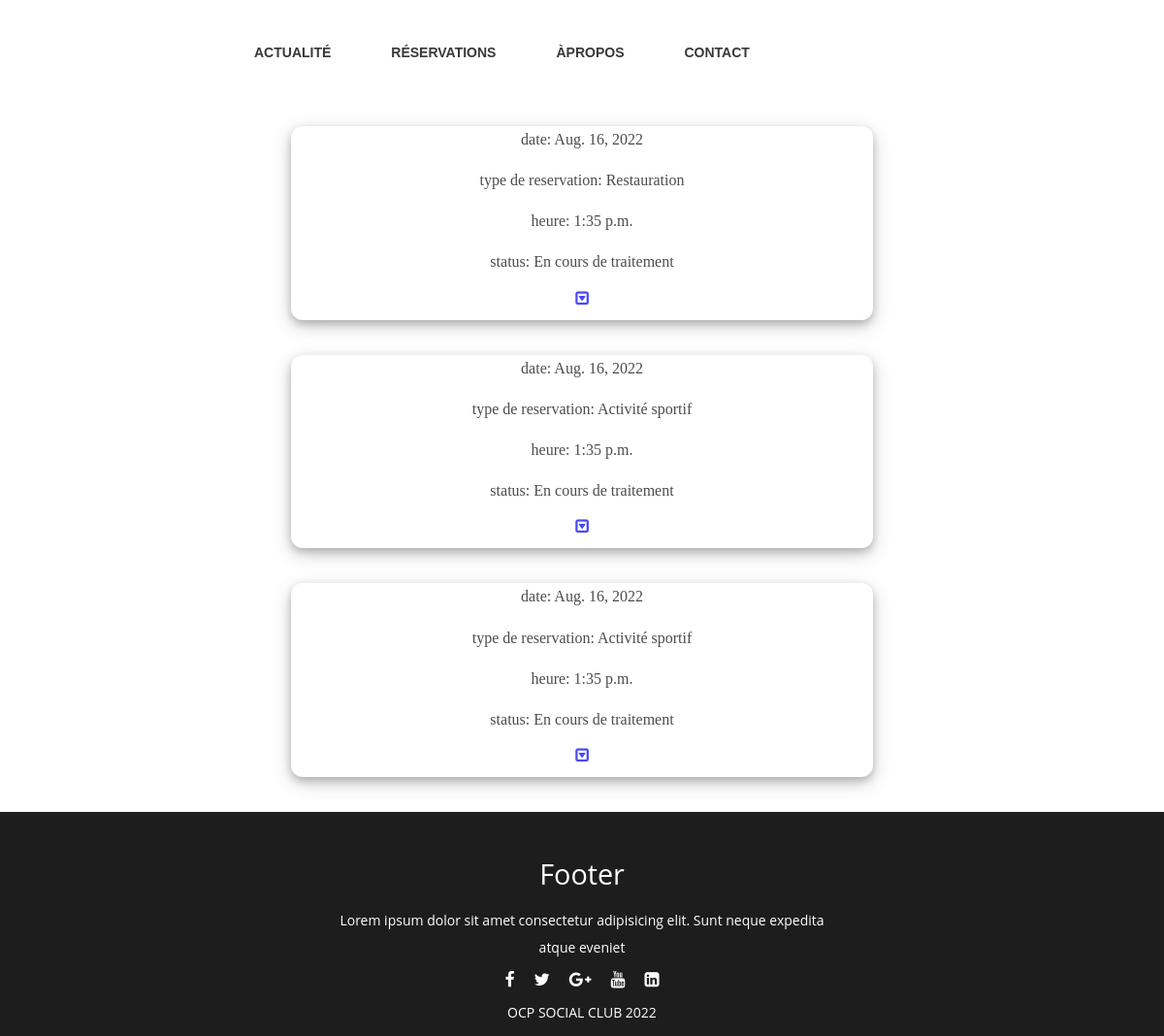
The app's page /admin1/, older data.
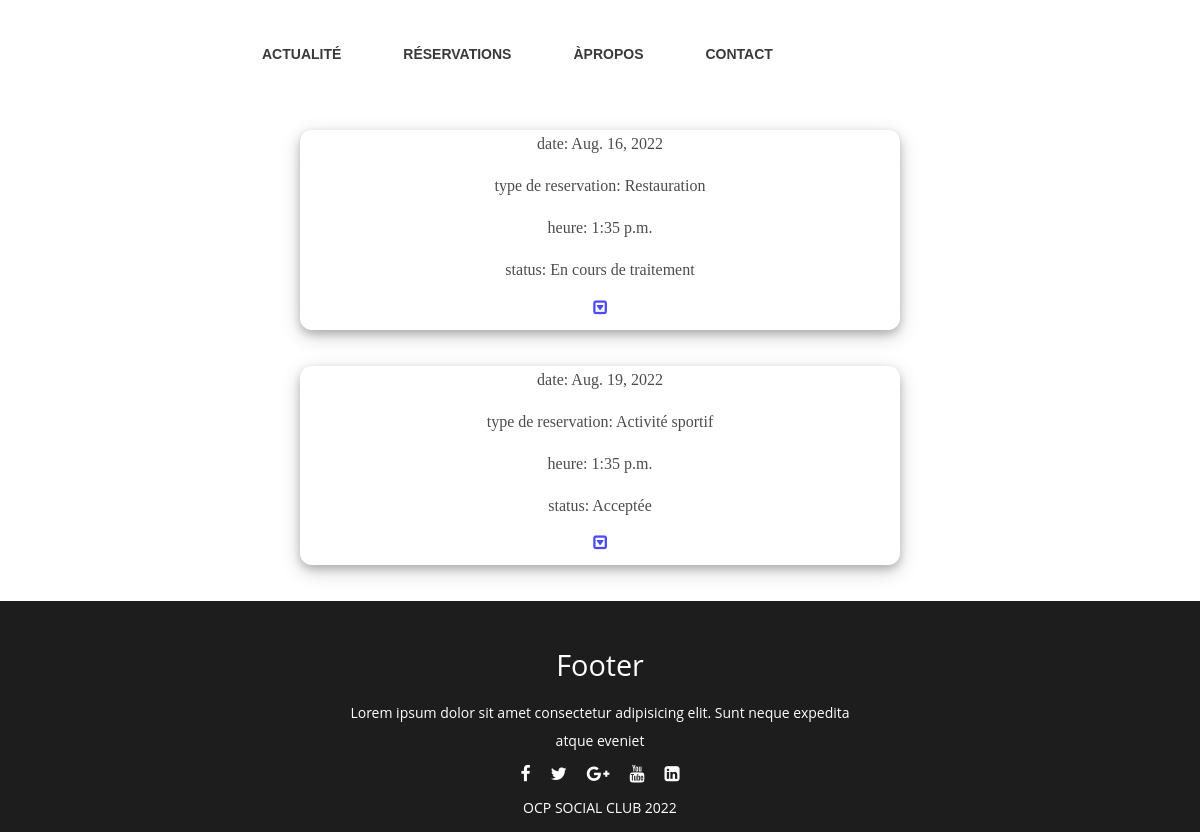
The same page, newer data.
### Pages/models.py (models this page shows)
class resRestauration(models.Model):
    sts = (
        ('Acceptée','Acceptée'),
        ('Refusée','Refusée'),
    )
    id_user = models.ForeignKey(User, blank= True, null=True ,on_delete=models.CASCADE)
    Nom_Prenom = models.CharField(max_length=100)
    Email = models.EmailField(max_length=254)
    Nbr_Personne = models.IntegerField()
    date = models.DateField(default='aaaa-mm-jj')
    heure = models.TimeField(default='hh:mm:ss')
    Tel = models.IntegerField()
    typeres = models.CharField(max_length=100,default='Restauration')
    status = models.CharField(max_length=100, choices=sts, default='En cours de traitement')

class resSport(models.Model):
    act = (
        ('Football','Football'),
        ('Tennis','Tennis'),
        ('Natation','Natation'),
        ('Basket','Basket'),
        ('Salle de Sport','Salle de Sport'),
    )
    sts = (
        ('Acceptée','Acceptée'),
        ('Refusée','Refusée'),
    )
    id_user = models.ForeignKey(User, blank= True, null=True ,on_delete=models.CASCADE)
    Nom_Prenom = models.CharField(max_length=100)
    Email = models.EmailField(max_length=254)
    activite = models.CharField(max_length=100, choices=act)
    date = models.DateField(default='aaaa-mm-jj')
    heure = models.TimeField(default='hh:mm:ss')
    Tel = models.IntegerField()
    typeres = models.CharField(max_length=100,default='Activité sportif')
    status = models.CharField(max_length=100, choices=sts, default='En cours de traitement')

### Pages/views.py (the view)
# urls.py: path('admin1/',views.admin1,name='admin1'),
def admin1(request):
    return render(request,'admin/admin1.html',{"res":resSport.objects.all(), "res2":resRestauration.objects.all()})

### Templates/admin/admin1.html (shortened to what this page needs)
{% load static %}
<html lang="en">
<head>
    <link rel="stylesheet" href="{%static 'css/res.css'%}">
    <link href="https://stackpath.bootstrapcdn.com/font-awesome/4.7.0/css/font-awesome.min.css" rel="stylesheet">
</head>
<body>
    <div class="main">
        <div class="navbar">
            <div class="icon">
                 <img class="logo" src="{% static 'img/logo.svg'%}" alt="">
            </div>
            <div class="menu">
                <ul>
                    <li><a href="{% url 'actualite2'%}">ACTUALITÉ</a></li>
                    <li><a href="{% url 'admin1'%}">RÉSERVATIONS</a></li>
                    <li><a href="{% url 'about'%}">ÀPROPOS</a></li>
                    <li><a href="{% url 'contact'%}">CONTACT</a></li>
                </ul>
            </div>
        </div> <br><br>
         {% for rr in res2%}
        <section class="all">
                <p>date: {{rr.date}}</p>
                <p>type de reservation: {{rr.typeres}}</p>
                <p>heure: {{rr.heure}}</p>
                <p>status: {{rr.status}}</p>
                <p><a href="{% url 'more1'%}"><i class="fa fa-caret-square-o-down" aria-hidden="true"></a></i></p>
        </section><br><br>
        {% endfor %}
        {% for s in res%}
        <section class="all">
                <p>date: {{s.date}}</p>
                <p>type de reservation: {{s.typeres}}</p>
                <p>heure: {{s.heure}}</p>
                <p>status: {{s.status}}</p>
                <p><a href="{% url 'more2'%}"><i class="fa fa-caret-square-o-down" aria-hidden="true"></a></i></p>
        </section><br><br>
        {% endfor %}
        <footer>
            <div class="footer_cont">
                <h3>footer</h3>
                <p>Lorem ipsum dolor sit amet consectetur adipisicing elit. Sunt neque expedita atque eveniet</p>
                <ul class="socials">
                    <li><a href="#"><i class="fa fa-facebook"></i></a></li>
                    <li><a href="#"><i class="fa fa-twitter"></i></a></li>
                    <li><a href="#"><i class="fa fa-google-plus"></i></a></li>
                    <li><a href="#"><i class="fa fa-youtube"></i></a></li>
                    <li><a href="#"><i class="fa fa-linkedin-square"></i></a></li>
                </ul>
                <p>OCP SOCIAL CLUB 2022</p>
            </div>
         </footer>
</body>
</html>

Row changes from the older to the newer data that the page shows:
removed resSport: date "Aug. 16, 2022", typeres "Activité sportif", heure "1:35 p.m.", status "En cours de traitement"
removed resSport: date "Aug. 16, 2022", typeres "Activité sportif", heure "1:35 p.m.", status "En cours de traitement"
added resSport: date "Aug. 19, 2022", typeres "Activité sportif", heure "1:35 p.m.", status "Acceptée"
